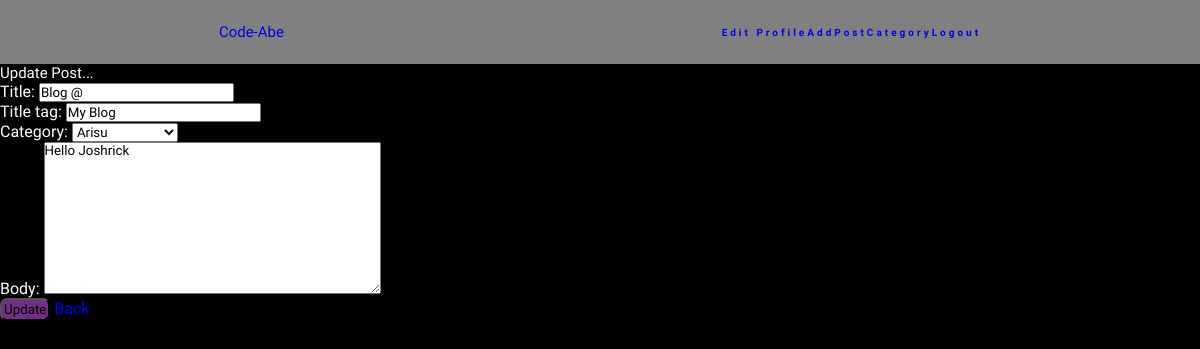
Page /article/edit/2 (signed in) on the committed database.
### myblog/models.py (models this page shows, shortened)
class Post(models.Model):
    title = models.CharField(max_length=255)
    title_tag = models.CharField(max_length=255, default="My Blog Post")
    author = models.ForeignKey(User, on_delete=models.CASCADE)
    body = RichTextField(blank=True,null=True)
    post_date = models.DateField(auto_now_add=True)
    category = models.CharField(max_length=255, default="Coding")
    likes = models.ManyToManyField(User, related_name="blog_post")

### myblog/views.py (the view)
# urls.py: path("article/edit/<int:pk>", Update_PostView.as_view(), name="update_post"),
class Update_PostView(UpdateView):
    model = Post
    form_class = PostForm
    template_name = 'update_post.html'

### myblog/forms.py
class PostForm(forms.ModelForm):
    class Meta:
        model = Post
        fields = ("title", "title_tag", "author","category", "body")
        widgets = {
            'category': forms.Select(choices=choice_list),
            "author": forms.TextInput(attrs={'id': 'author', 'value': '', 'type': 'hidden'})
        }

### myblog/templates/update_post.html (shortened to what this page needs)
{% extends 'base.html' %} {% block title %}Update A Post{% endblock %}
{% block body %}
<div class="container">
    {% if user.is_authenticated %}
      {% if user.id == post.author.id %}
    <form method="POST">
      <h1>Update Post...</h1>
        {{ form.as_p }}
        <button>Update</button>
        <a href="{% url 'home' %}">Back</a>
      {% endif %}
    {% endif %}
</div>
{% endblock %}

### static/styles/base.css (style rules this page uses)
* { margin: 0px; padding: 0px; box-sizing: border-box; text-decoration: none; font-weight: 500; }
body { background-color: black; }
h1 { font-size: 15px; color: rgb(22, 18, 66) }

### myblog/templates/base.html (style rules this page uses)
* { font-family: Dynapuff }

### myblog/templates/update_post.html (style rules this page uses)
p { color: white }
h1 { color: white }
button { background-color:rgb(114, 47, 134); border-radius: 7px; padding: 2px }

### rows in the picture
Post: title "Blog @", title_tag "My Blog", category "Arisu", body "Hello Joshrick"
